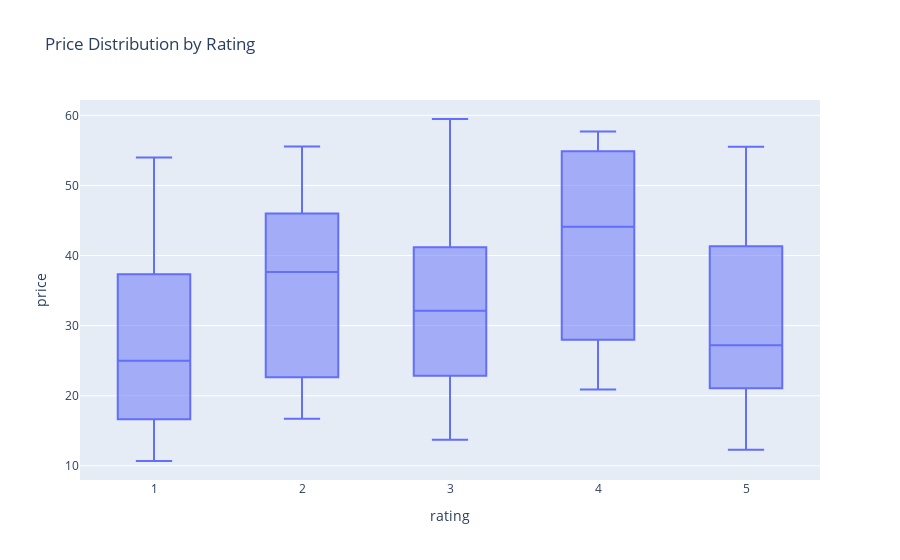

The notebook cell this image was saved under:
### Code cell
fig = px.box (
    df, 
    x = "rating",
    y = "price",
    title = "Price Distribution by Rating"
)

fig.show()

### Figure 1 — Plotly figure (JSON) as saved in the notebook; plotly's stock layout.template omitted (floating-point values rounded to 4 significant figures)
{"data": [{"alignmentgroup": "True", "hovertemplate": "rating=%{x}<br>price=%{y}<extra></extra>", "legendgroup": "", "marker": {"color": "#636efa"}, "name": "", "notched": false, "offsetgroup": "", "orientation": "v", "showlegend": false, "type": "box", "x": [2, 4, 3, 2, 3, 2, 1, 4, 1, 3, 5, 4, 1, 4, 1, 4, 2, 1, 1, 5, 2, 3, 4, 3, 1, 3, 2, 3, 5, 5, 4, 4, 2, 5, 3, 1, 3, 2, 4, 5, 3, 3, 1, 1, 3, 5, 1, 5, 4, 3, 2, 4, 2, 3, 1, 4, 5, 1, 5, 5, 2, 1, 2, 5, 5, 3, 3, 4, 5], "x0": " ", "xaxis": "x", "y": [45.17, 49.43, 48.87, 36.94, 37.33, 44.34, 30.54, 56.88, 23.21, 38.95, 26.08, 47.82, 19.63, 56.5, 16.64, 44.1, 54.21, 13.92, 10.69, 48.35, 16.73, 26.8, 54.36, 35.28, 11.84, 59.48, 27.26, 13.71, 25.37, 52.3, 20.89, 24.8, 38.38, 23.05, 43.45, 19.21, 25.4, 24.72, 57.7, 12.29, 15.85, 20.3, 53.98, 53.74, 29.69, 55.53, 36.95, 30.25, 28.08, 45.84, 20.55, 39.01, 17.28, 16.62, 37.34, 32.97, 28.32, 26.77, 21.07, 35.66, 55.55, 49.53, 46.83, 20.79, 41.32, 34.56, 25.83, 27.7, 16.97], "y0": " ", "yaxis": "y"}], "layout": {"boxmode": "group", "legend": {"tracegroupgap": 0}, "title": {"text": "Price Distribution by Rating"}, "xaxis": {"anchor": "y", "domain": [0, 1], "title": {"text": "rating"}}, "yaxis": {"anchor": "x", "domain": [0, 1], "title": {"text": "price"}}}}
